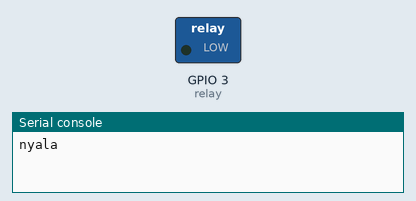
This program was run on a simulated ESP32 board running MicroPython. Shown: switched loads named in the program (green lamp = pin HIGH), the last lines printed to the serial console.

Above: at 2.5 s.
At 7.5 s:
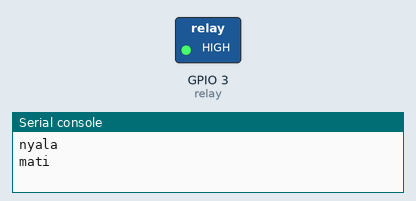
Timing chart, 0 to 13.0 s (numbered marks = the images above):
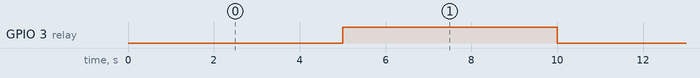

Measured:
- by itself, GPIO 3 (relay): alternates HIGH for 5.0 s and LOW for 5.0 s

The program:

relay.py
```python
from machine import Pin # type: ignore
from time import sleep

# ESP32 GPIO 26
relay = Pin(3, Pin.OUT)

# ESP8266 GPIO 5
#relay = Pin(5, Pin.OUT)

while True:
  # RELAY ON
  print('nyala')
  relay.value(0)
  sleep(5)
  # RELAY OFF
  print('mati')
  relay.value(1)
  sleep(5)
```
